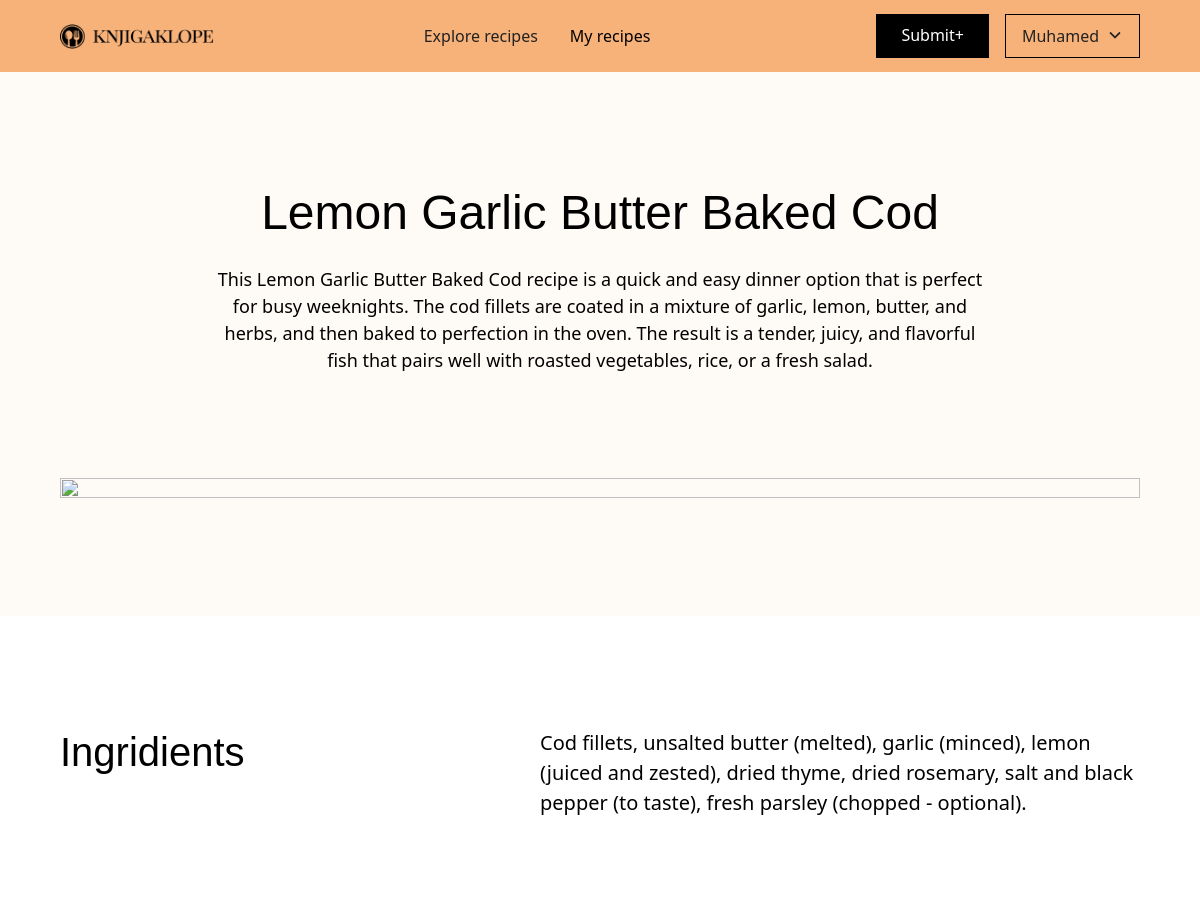
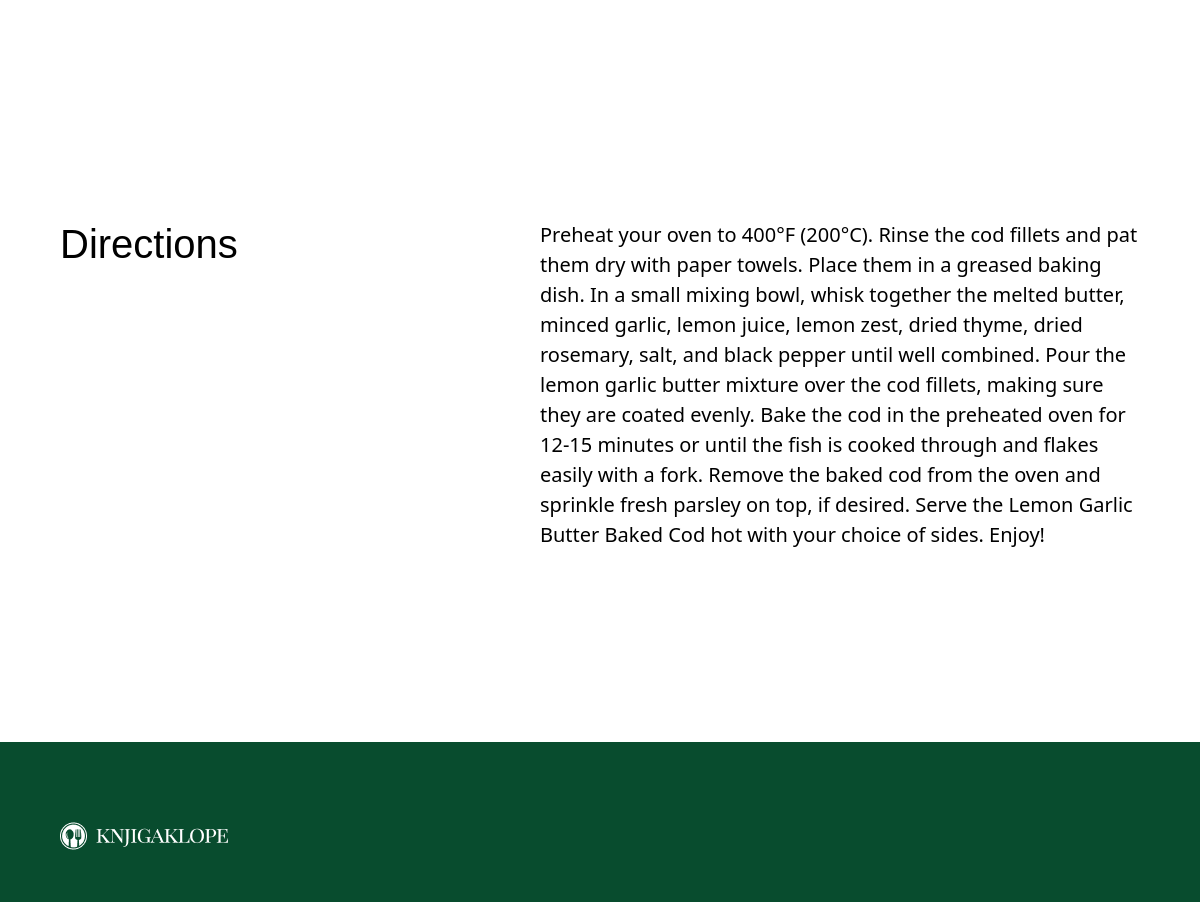
The app's page /myrec/1 (signed in) with its own data (2 pictures, top to bottom).
### tables this page shows
CREATE TABLE users (
id INTEGER PRIMARY KEY AUTOINCREMENT NOT NULL,
firstname TEXT NOT NULL,
email TEXT NOT NULL,
hash TEXT NOT NULL
);

CREATE TABLE recipes (
id INTEGER PRIMARY KEY AUTOINCREMENT,
name TEXT,
image TEXT,
description TEXT,
ingridients TEXT,
instructions TEXT,
user_id INTEGER
);

### app.py (the view)
@app.route("/myrec/<int:num>")
@login_required
def myrec(num):
    user_id = int(session["user_id"])
    id = int(num) + 1
    myrec = db.execute("SELECT * FROM recipes WHERE id=? AND user_id=?", id, user_id)
    recipe = myrec[0]["name"]
    picture = myrec[0]["image"]
    description = myrec[0]["description"]
    ingridients = myrec[0]["ingridients"]
    instructions = myrec[0]["instructions"]
    name = db.execute("SELECT firstname FROM users WHERE id=?", user_id)
    return render_template("myrec.html", num=num, recipe = recipe, picture = picture, description = description, ingridents = ingridients, instructions=instructions, name=name[0]['firstname'])

### app.py (called while the page is built)
@app.after_request
def after_request(response):
    response.headers["Cache-Control"] = "no-cache, no-store, must-revalidate"
    response.headers["Expires"] = 0
    response.headers["Pragma"] = "no-cache"
    return response

### recipe.py (called while the page is built)
def login_required(f):
    @wraps(f)
    def decorated_function(*args, **kwargs):
        if session.get("user_id") is None:
            return redirect("/login")
        return f(*args, **kwargs)
    return decorated_function

### templates/myrec.html (shortened to what this page needs)
<!DOCTYPE html>
<html data-wf-page="641a32849b825844f6f56f45" data-wf-site="641a2dbdc4b110532f828ffa">
<head>
  <link rel="stylesheet" type="text/css" href="{{ url_for('static', filename='webflow.css') }}">
  <link rel="stylesheet" type="text/css" href="{{ url_for('static', filename='normalize.css') }}">
  <link rel="stylesheet" type="text/css" href="{{ url_for('static', filename='knjigaklope-food-recipes-for-you.webflow.css') }}">
</head>
<body>
  <div class="page-wrapper">
    <main class="main-wrapper">
      <div data-animation="default" class="navbar_component background-color-orange300 w-nav" data-easing2="ease" fs-scrolldisable-element="smart-nav" data-easing="ease" data-collapse="medium" data-w-id="dc037bfa-9358-5681-df61-be839983f810" role="banner" data-duration="400">
        <div class="navbar_container">
          <a href="/mydash" class="navbar_logo-link w-nav-brand"><img src="{{ url_for('static', filename='logodark.png') }}" loading="lazy" alt="" class="navbar_logo"></a>
          <nav role="navigation" id="w-node-dc037bfa-9358-5681-df61-be839983f814-f6f56f45" class="navbar_menu is-page-height-tablet w-nav-menu">
            <a href="/mydash" class="navbar_link w-nav-link">Explore recipes</a>
            <a href="/myrecipes" aria-current="page" class="navbar_link w-nav-link w--current">My recipes</a>
          </nav>
          <div id="w-node-dc037bfa-9358-5681-df61-be839983f81b-f6f56f45" class="navbar_button-wrapper">
            <a href="/submit" class="button is-navbar-button w-button">Submit+</a>
            <div data-hover="false" data-delay="200" data-w-id="dc037bfa-9358-5681-df61-be839983f81e" class="dropdown_component w-dropdown">
              <div class="dropdown_toggle w-dropdown-toggle">
                <div class="dropdown_dropdown-icon w-embed"></div>
                <div>{{ name }}</div>
              </div>
            </div>
          </div>
        </div>
      </div>
      <header class="section_portfolio-header-recipe background-color-orange25">
        <div class="padding-global">
          <div class="container-large">
            <div class="padding-section-large">
              <div class="portfolio-header-recipe_component">
                <div class="margin-bottom margin-xxlarge">
                  <div class="text-align-center">
                    <div class="max-width-large">
                      <div class="margin-bottom margin-small">
                        <h1 id="recipe-name" class="heading-style-h2">{{ recipe }}</h1>
                      </div>
                      <div id="recipe-description" class="text-size-medium">{{ description }}</div>
                    </div>
                  </div>
                </div>
                <div class="portfolio-header-recipe_image-wrapper"><img src="{{ picture }}" loading="lazy" id="recipe-image" alt="" class="portfolio-header-recipe_image"></div>
              </div>
            </div>
          </div>
        </div>
      </header>
      <section class="section_content">
        <div class="padding-global">
          <div class="container-large">
            <div class="padding-section-large">
              <div class="w-layout-grid content_component">
                <h2 class="heading-style-h3">Ingridients</h2>
                <div id="w-node-e048e854-5280-58ee-aa4f-bdfa473b8864-f6f56f45" class="content_content-right">
                  <div class="margin-bottom margin-xxlarge">
                    <p id="recipe-ingridients" class="text-size-large">{{ ingridents }}</p>
                  </div>
                </div>
              </div>
            </div>
          </div>
        </div>
      </section>
      <section class="section_content">
        <div class="padding-global">
          <div class="container-large">
            <div class="padding-section-large">
              <div class="w-layout-grid content_component">
                <h2 class="heading-style-h3">Directions</h2>
                <div id="w-node-_8fc87152-e14d-42f8-f457-4b9998b5db9d-f6f56f45" class="content_content-right">
                  <div class="margin-bottom margin-xxlarge">
                    <p id="recipe-ingridients" class="text-size-large">{{ instructions }}</p>
                  </div>
                </div>
              </div>
            </div>
          </div>
        </div>
      </section>
      <div class="footer_component background-color-black background-color-green900">
        <div class="padding-global">
          <div class="container-large">
            <div class="padding-vertical padding-xxlarge">
              <div class="padding-bottom">
                <a href="/mydash" id="w-node-_7cf1e188-2292-7d73-4b71-04550161a79b-f6f56f45" class="footer_logo-link w-nav-brand"><img src="{{ url_for('static', filename='logolight.png') }}" loading="lazy" alt=""></a>
              </div>
            </div>
          </div>
        </div>
      </div>
    </main>
  </div>
</body>
</html>

### static/webflow.css (style rules this page uses)
* { -webkit-box-sizing: border-box; -moz-box-sizing: border-box; box-sizing: border-box; }
html { height: 100%; }
body { margin: 0; min-height: 100%; background-color: #fff; font-family: Arial, sans-serif; font-size: 14px; line-height: 20px; color: #333; }
img { max-width: 100%; vertical-align: middle; display: inline-block; }
.w-button { display: inline-block; padding: 9px 15px; background-color: #3898EC; color: white; border: 0; line-height: inherit; text-decoration: none; cursor: pointer; border-radius: 0; }
h1, h2, h3, h4, h5, h6 { font-weight: bold; margin-bottom: 10px; }
h1 { font-size: 38px; line-height: 44px; margin-top: 20px; }
h2 { font-size: 32px; line-height: 36px; margin-top: 20px; }
p { margin-top: 0; margin-bottom: 10px; }
.w-embed:before, .w-embed:after { content: " "; display: table; grid-column-start: 1; grid-row-start: 1; grid-column-end: 2; grid-row-end: 2; }
.w-embed:after { clear: both; }
.w-dropdown { display: inline-block; position: relative; text-align: left; margin-left: auto; margin-right: auto; z-index: 900; }
.w-dropdown-btn, .w-dropdown-toggle, .w-dropdown-link { position: relative; vertical-align: top; text-decoration: none; color: #222222; padding: 20px; text-align: left; margin-left: auto; margin-right: auto; white-space: nowrap; }
.w-dropdown-toggle { -webkit-user-select: none; -moz-user-select: none; -ms-user-select: none; user-select: none; display: inline-block; cursor: pointer; padding-right: 40px; }
.w-nav { position: relative; background: #dddddd; z-index: 1000; }
.w-nav:before, .w-nav:after { content: " "; display: table; grid-column-start: 1; grid-row-start: 1; grid-column-end: 2; grid-row-end: 2; }
.w-nav:after { clear: both; }
.w-nav-brand { position: relative; float: left; text-decoration: none; color: #333333; }
.w-nav-link { position: relative; display: inline-block; vertical-align: top; text-decoration: none; color: #222222; padding: 20px; text-align: left; margin-left: auto; margin-right: auto; }
.w-nav-link.w--current { color: #0082f3; }
.w-nav-menu { position: relative; float: right; }

### templates/myrec.html (style rules this page uses)
* { -webkit-font-smoothing: antialiased; -moz-osx-font-smoothing: grayscale; }
.container-medium, .container-small, .container-large { margin-right: auto !important; margin-left: auto !important; }
.w-input, .w-select, a { color: inherit; text-decoration: inherit; font-size: inherit; }
.margin-bottom { margin-top: 0rem !important; margin-right: 0rem !important; margin-left: 0rem !important; }
.padding-bottom { padding-top: 0rem !important; padding-right: 0rem !important; padding-left: 0rem !important; }
.padding-vertical { padding-right: 0rem !important; padding-left: 0rem !important; }

### records on screen
users: firstname "Muhamed"
recipes: name "Lemon Garlic Butter Baked Cod", description "This Lemon Garlic Butter Baked Cod recipe is a quick and easy dinner option that is perfect for busy weeknights. The cod fillets are coated in a mixture of garlic, lemon, butter, and herbs, and then baked to perfection in the oven. The result is a tender, juicy, and flavorful fish that pairs well with roasted vegetables, rice, or a fresh salad.", ingridients "Cod fillets, unsalted butter (melted), garlic (minced), lemon (juiced and zested), dried thyme, dried rosemary, salt and black pepper (to taste), fresh parsley (chopped - optional).", instructions "Preheat your oven to 400°F (200°C). Rinse the cod fillets and pat them dry with paper towels. Place them in a greased baking dish. In a small mixing bowl, whisk together the melted butter, minced garlic, lemon juice, lemon zest, dried thyme, dried rosemary, salt, and black pepper until well combined. Pour the lemon garlic butter mixture over the cod fillets, making sure they are coated evenly. Bake the cod in the preheated oven for 12-15 minutes or until the fish is cooked through and flakes easily with a fork. Remove the baked cod from the oven and sprinkle fresh parsley on top, if desired. Serve the Lemon Garlic Butter Baked Cod hot with your choice of sides. Enjoy!"
